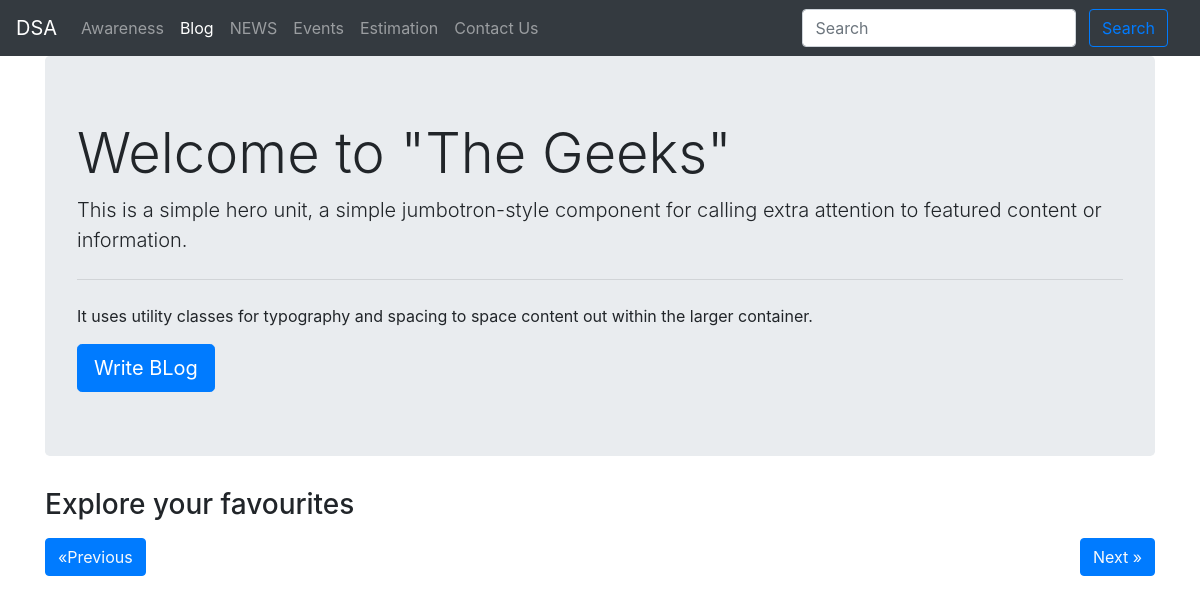
Page /bloghome/ on the earlier database version.
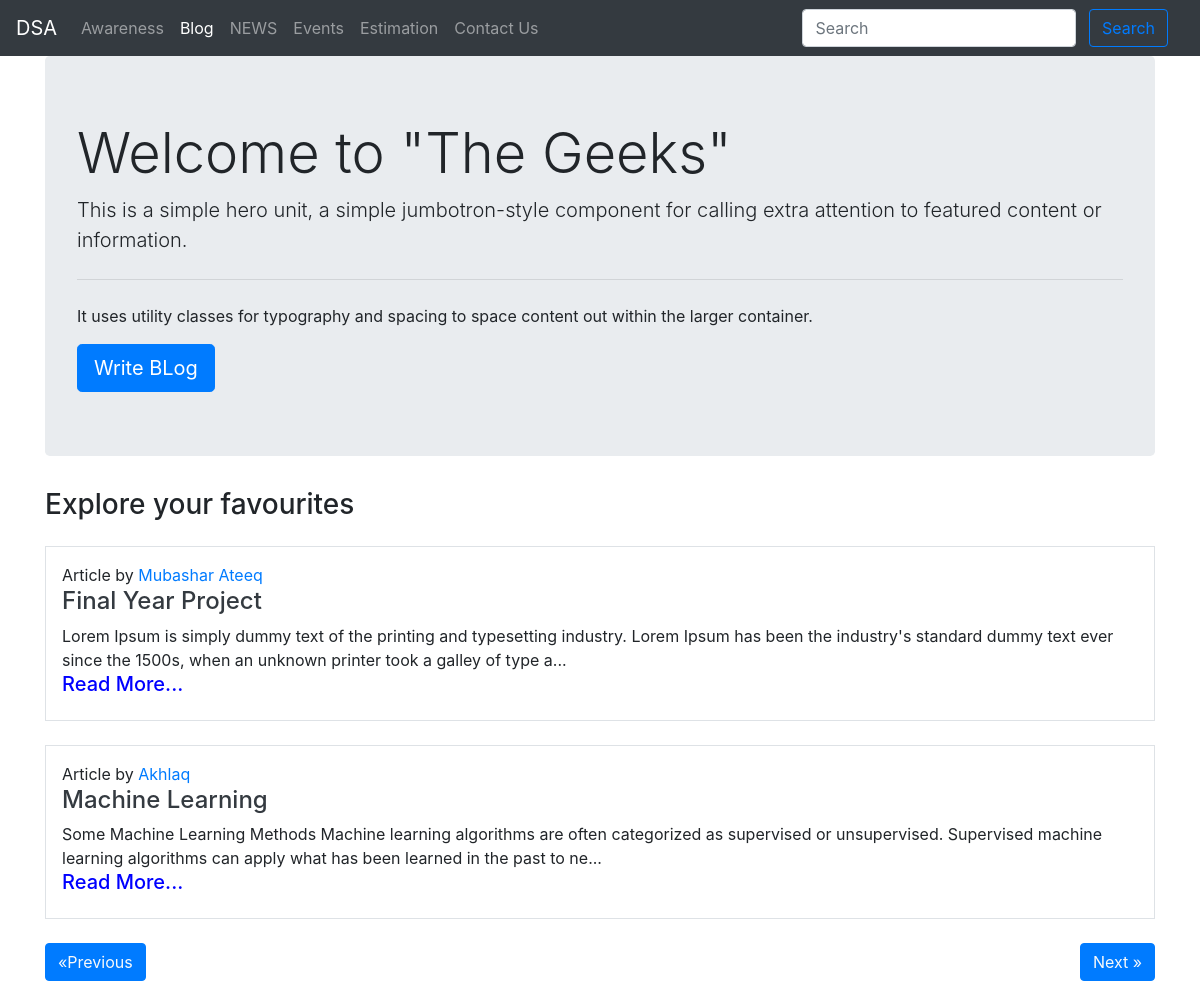
Same page on the later database version.
### fyp/models.py (models this page shows, shortened)
class Blog(models.Model):
    sno = models.AutoField(primary_key=True)
    title = models.CharField(max_length=200)
    content = models.TextField()
    short_desc = models.CharField(max_length=300, default="")
    slug = models.CharField(max_length=100)
    time = models.DateTimeField(auto_now_add=True)
    author = models.CharField(max_length=20, default="")

### fyp/views.py (the view)
# urls.py: path('bloghome/', views.blog, name='blog'),
def blog(request):
    no_of_posts = 5
    page = (request.GET.get('page'))
    if page is None:
        page = 1
    else:
        page = int(page)
    blogs = Blog.objects.all()
    length = len(blogs)
    blogs = blogs[(page-1)*no_of_posts: page*no_of_posts]
    if page > 1:
        prev = page-1
    else:
        prev = None
    if page < math.ceil(length/no_of_posts):
        nxt = page + 1
    else:
        nxt = None
    context = {'blogs': blogs, 'prev': prev, 'nxt': nxt}
    return render(request, 'bloghome.html', context)

### templates/bloghome.html (shortened to what this page needs)
{% extends 'base.html' %}
{% block blogactive %}active{% endblock blogactive %}
{% block search %}
<div class="ml-auto form-inline">
  <form action='/search' method='get' class=" my-2 mx-3 my-lg-0">
    <input class="form-control mr-sm-2" type="search" name="query" id="query" placeholder="Search" aria-label="Search">
    <button class="btn btn-outline-primary my-2 my-sm-0" type="submit">Search</button>
  </form>
</div>
{% endblock search %}
{% block body %}
<div class="container">
  <div class="jumbotron">
    <h1 class="display-4 ">Welcome to "The Geeks"</h1>
    <p class="lead">This is a simple hero unit, a simple jumbotron-style component for calling extra attention to
      featured content or information.</p>
    <hr class="my-4">
    <p>It uses utility classes for typography and spacing to space content out within the larger container.</p>
    <a class="btn btn-primary btn-lg" href="/blogwrite" role="button">Write BLog</a>
  </div>
  <h3 class="my-3"> Explore your favourites</h3>
  {% for blog in blogs %}
  <div class="my-4 p-3 border">
    <p class="mb-0 "> Article by <a href="#">{{blog.author}}</a></p>
    <h4 class="text-dark"> <a href="/blogpost/{{blog.slug}}" class="text-dark">{{blog.title}}</a></h4>
    <div>
      {{blog.short_desc|slice:200}}...
    </div>
    <a href="/blogpost/{{blog.slug}}" class="text-dark"><h5 style="color: blue;">Read More...</h5></a>
  </div>
  {% endfor %}
  <div class="my-3">
    {% if prev %}
    <button class="btn btn-primary"><a class="text-light" href="/blog?page={{prev}}">&laquo;Previous</a></button>
    {% else %}
    <button class="btn btn-primary"><a class="text-light" href="#">&laquo;Previous</a></button>
    {% endif %}
    {% if nxt %}
    <button class="btn btn-primary float-right"><a class="text-light" href="/blog?page={{nxt}}">Next
        &raquo;</a></button>
    {% else %}
    <button class="btn btn-primary float-right"><a class="text-light" href="#">Next &raquo;</a></button>
    {% endif %}
  </div>
</div>
{% endblock body %}

### templates/base.html (shortened to what this page needs)
<!doctype html>
<html lang="en">
<head>
  {% load static %}
  <link rel="stylesheet" type="text/css" href="{% static '/awareness.css' %}">
  <link rel="stylesheet" href="https://cdn.jsdelivr.net/npm/bootstrap@4.5.3/dist/css/bootstrap.min.css"
>
</head>
<body>
  <nav class="navbar navbar-expand-lg navbar-dark bg-dark">
    <a class="navbar-brand" href="/">DSA</a>
    <div class="collapse navbar-collapse" id="navbarSupportedContent">
      <ul class="navbar-nav mr-auto">
        <li class="nav-item {% block awarenessactive %}{% endblock awarenessactive %}">
          <a class="nav-link" href="/awareness">Awareness<span class="sr-only">(current)</span></a>
        </li>
        <li class="nav-item {% block blogactive %}{% endblock blogactive %} ">
          <a class="nav-link" href="/bloghome">Blog</a>
        </li>
        <li class="nav-item {% block newsactive %}{% endblock newsactive %}">
          <a class="nav-link" href="/news">NEWS</a>
        </li>
        <li class="nav-item {% block eventsactive %}{% endblock eventsactive %}">
          <a class="nav-link" href="/events">Events</a>
        </li>
        <li class="nav-item {% block estimationactive %}{% endblock estimationactive %} ">
          <a class="nav-link" href="/estimation">Estimation</a>
        </li>
        <li class="nav-item {% block contactactive %}{% endblock contactactive %} ">
          <a class="nav-link" href="/contact">Contact Us</a>
        </li>
      </ul>
      {% block search %}{% endblock search %}
    </div>
  </nav>
    {% block body %} {% endblock body %}
</body>
</html>

Differences in the rows shown:
added Blog: author "Mubashar Ateeq", title "Final Year Project", short_desc "Lorem Ipsum is simply dummy text of the printing and typesetting industry. Lorem Ipsum has been the industry's standard dummy text ever since the 1500s, when an unknown printer took a galley of type a"
added Blog: author "Akhlaq", title "Machine Learning", short_desc "Some Machine Learning Methods Machine learning algorithms are often categorized as supervised or unsupervised. Supervised machine learning algorithms can apply what has been learned in the past to ne"
